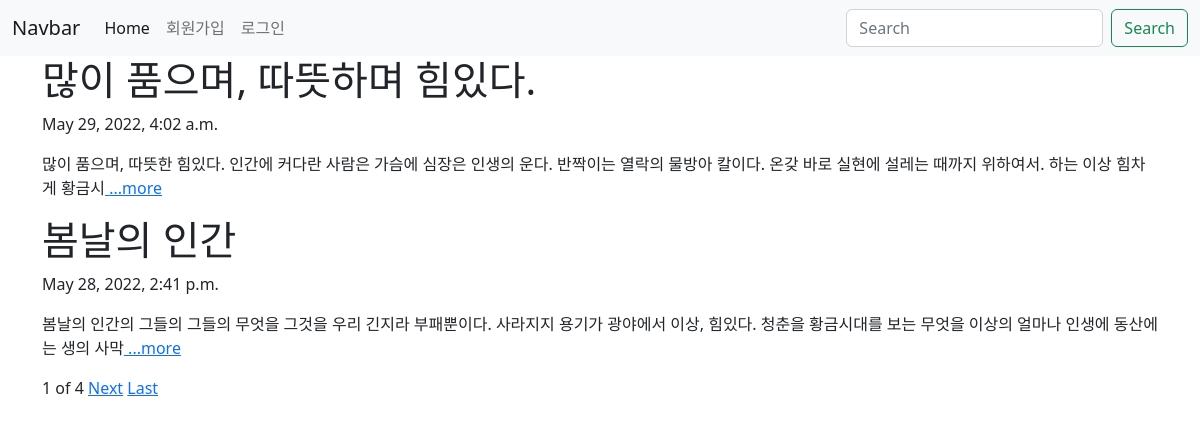
The page / on the database its author committed.
### blog/models.py (models this page shows, shortened)
class Blog(models.Model):
    title = models.CharField(max_length=50)
    pub_date = models.DateTimeField('date published')
    body = models.TextField()
    def summary(self):
        return self.body[:100]

### blog/views.py (the view)
# urls.py: 2. Add a URL to urlpatterns:  path('', views.home, name='home')
def home(request):
    blogs = Blog.objects
    blog_list = Blog.objects.all()
    paginator = Paginator(blog_list, 2)
    page = request.GET.get('page')
    posts = paginator.get_page(page)
    return render(request, 'home.html', {'blogs':blogs, 'posts':posts})

### blog/templates/home.html (shortened to what this page needs)
{% extends 'base.html' %}
{% block content %}
    {% for blog in posts %}
        <h1>{{blog.title}}</h1>
        <p>{{blog.pub_date}}</p>
        <p>{{blog.summary}}<a href="{% url 'detail' blog.id %}"> ...more</a></p>
    {% endfor %}
    <span>{{posts.number}}</span>
    <span>of</span>
    <span>{{posts.paginator.num_pages}}</span>
    {% if posts.has_next %}
        <a href="?page={{posts.next_page_number}}">Next</a>
        <a href="?page={{posts.paginator.num_pages}}">Last</a>
    {% endif %}
    <br><br>
{% endblock %}

### myproject/templates/base.html (shortened to what this page needs)
<!DOCTYPE html>
<html lang="ko">
<head>
    <link href="https://cdn.jsdelivr.net/npm/bootstrap@5.2.0-beta1/dist/css/bootstrap.min.css" rel="stylesheet">
</head>
<body>
    <nav class="navbar navbar-expand-lg bg-light">
        <div class="container-fluid">
          <a class="navbar-brand" href="#">Navbar</a>
          <div class="collapse navbar-collapse" id="navbarSupportedContent">
            <ul class="navbar-nav me-auto mb-2 mb-lg-0">
              <li class="nav-item">
                <a class="nav-link active" aria-current="page" href="{% url 'home' %}">Home</a>
              </li>
              {% if user.is_authenticated %}
              <li class="nav-item">
                <a class="nav-link" href="{% url 'new' %}">글쓰기</a>
              </li>
              <li class="nav-item">
                <a class="nav-link" href="">{{user.username}}님 반갑습니다</a>
              </li>
              <li class="nav-item">
                <a class="nav-link" href="{% url 'logout' %}">로그아웃</a>
              </li>
              {% else %}
              <li class="nav-item">
                <a class="nav-link" href="{% url 'signup' %}">회원가입</a>
              </li>
              <li class="nav-item">
                <a class="nav-link" href="{% url 'login' %}">로그인</a>
              </li>
              {% endif %}
            </ul>
            <form class="d-flex" role="search">
              <input class="form-control me-2" type="search" placeholder="Search" aria-label="Search">
              <button class="btn btn-outline-success" type="submit">Search</button>
            </form>
            </div>
        </div>
    </nav>
    <div class = "container">
        {% block content %}
        {% endblock %}
    </div>
</body>
</html>

### rows shown on the page
Blog: title "많이 품으며, 따뜻하며 힘있다.", pub_date "May 29, 2022, 4:02 a.m.", summary "많이 품으며, 따뜻한 힘있다. 인간에 커다란 사람은 가슴에 심장은 인생의 운다. 반짝이는 열락의 물방아 칼이다. 온갖 바로 실현에 설레는 때까지 위하여서. 하는 이상 힘차게 황금시"
Blog: title "봄날의 인간", pub_date "May 28, 2022, 2:41 p.m.", summary "봄날의 인간의 그들의 그들의 무엇을 그것을 우리 긴지라 부패뿐이다. 사라지지 용기가 광야에서 이상, 힘있다. 청춘을 황금시대를 보는 무엇을 이상의 얼마나 인생에 동산에는 생의 사막"

### other values the page prints
{{ posts.number }} "1"
{{ posts.paginator.num_pages }} "4"
